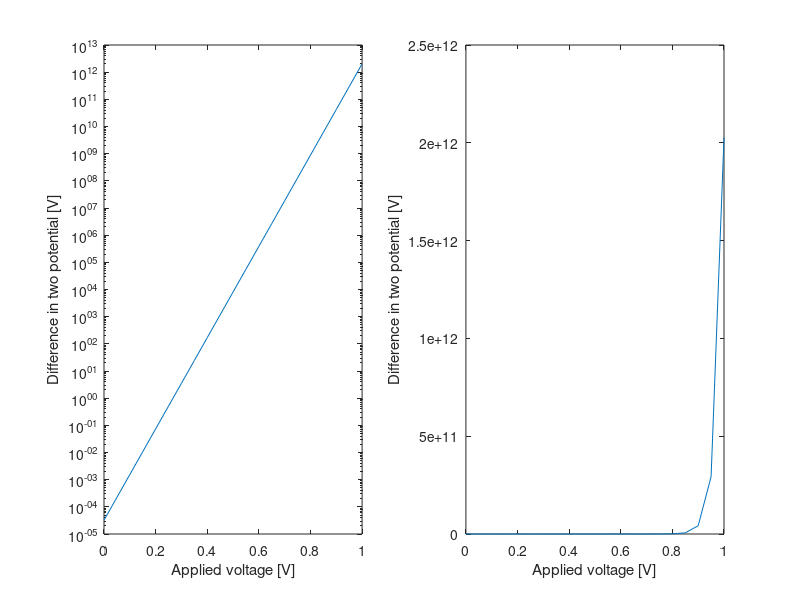

This figure's MATLAB source:
clear all
clc

q=1.602192e-19; % elementary charge, [C]
eps0=8.854187817e-12; % vacuum permittivity, [F/m]
k_B=1.380662e-23; %Boltzmann constant, [J/K]
T=300.0; % temperature, [K]
Deltax=0.1e-9; % 0.1 nm [m]
N=61; % 6 nm thick
x=Deltax*transpose([0:N-1]); % real space, nm
interface1=6; % at x=0.5 nm
interface2=56; % at x=5.5 nm
eps_si=11.7; eps_ox=3.9; % relatvie permittivity
Nacc=1e24; %1e18/cm^3
ni=1.075e16; %1.075e10/cm^3 
WF=-4.30; % vacuum level-fermi level [eV]
IF=-4.63374; % vacuum level-intrinsic fermi level [eV]
V_g=[0:0.05:1]'; % set: fermi level= 0 V at equilibrium 
% b_cont=0-(IF-WF-V_g) % using elecmentary charge unit [V]

for j=1:21;
    b_cont(j,1)=-(IF-WF-V_g(j,1)); % using elecmentary charge unit
A=zeros(N,N);
A(1,1)=1.0;
for ii=2:N-1
    if     (ii<interface1)  A(ii,ii-1)=eps_ox; A(ii,ii)=-2*eps_ox;      A(ii,ii+1)=eps_ox;
    elseif (ii==interface1) A(ii,ii-1)=eps_ox; A(ii,ii)=-eps_ox-eps_si; A(ii,ii+1)=eps_si;
    elseif (ii<interface2)  A(ii,ii-1)=eps_si; A(ii,ii)=-2*eps_si;      A(ii,ii+1)=eps_si;
    elseif (ii==interface2) A(ii,ii-1)=eps_si; A(ii,ii)=-eps_si-eps_ox; A(ii,ii+1)=eps_ox;
    elseif (ii>interface2)  A(ii,ii-1)=eps_ox; A(ii,ii)=-2*eps_ox;      A(ii,ii+1)=eps_ox;
    end
end
A(N,N)=1.0;

%%%%%%%%%%%%%%%% first cacluation of Poisson's equation %%%%%%%%%%%%%%%%%%%%%%%%%%%%%%%%%%%
b=zeros(N,1);
b(1,1)=b_cont(j,1);
for ii=interface1:interface2
    if     (ii==interface1) b(ii,1)=Deltax*Deltax*q*Nacc/eps0*0.5;
    elseif (ii==interface2) b(ii,1)=Deltax*Deltax*q*Nacc/eps0*0.5;
    else                    b(ii,1)=Deltax*Deltax*q*Nacc/eps0;
    end
end
b(N,1)=b_cont(j,1);

phi=A\b;


%%%%%%%%% carrier density calculated from Poisson's equation and Boltzmann distribution%%%%%%%%%%%%%%%%%%%%%%%%
elec=zeros(N,1);
for ii=interface1:interface2
    elec(ii,1)=ni*exp(q*phi(ii,1)/(k_B*T));
end
elec1(:,j)=elec; % V_g vs. elec

plot(x/1e-9,elec1*1e-6);
xlabel('Position (nm)')
ylabel('Electron density (cm^-^3)')


%%%%%%%%%% 2nd calculation of Poisson's equation by using calculated carrier density %%%%%%%%%%%%%%%%%%%%%%%%%%%
b_sc=zeros(N,1); % source term Nacc-> (Nacc+elec)
b_sc(1,1)=b_cont(j,1); 
for ii=interface1:interface2
    if     (ii==interface1) b_sc(ii,1)=Deltax*Deltax*q*(Nacc+elec(ii,1))/eps0*0.5;
    elseif (ii==interface2) b_sc(ii,1)=Deltax*Deltax*q*(Nacc+elec(ii,1))/eps0*0.5;
    else                    b_sc(ii,1)=Deltax*Deltax*q*(Nacc+elec(ii,1))/eps0;
    end
end
b_sc(N,1)=b_cont(j,1);

phi_sc=A\b_sc;

diff_potential(:,j)=phi-phi_sc; % difference between 1st and 2nd calculation of poisson's equation

% plot(x*1e9,phi,'r',x*1e9,phi_sc,'b')
%  plot(x*1e9,phi_sc,'b')
% plot(x*1e9,phi,'r')
% plot(x*1e9,diff_potential)
% xlabel('position [nm]')
% ylabel('potential [V]')
% legend('1st calculation','2nd calculation')


end

subplot(1,2,1)
semilogy(V_g,diff_potential(31,:))
xlabel('Applied voltage [V]')
ylabel('Difference in two potential [V]')
subplot(1,2,2)
plot(V_g,diff_potential(31,:))
xlabel('Applied voltage [V]')
ylabel('Difference in two potential [V]')